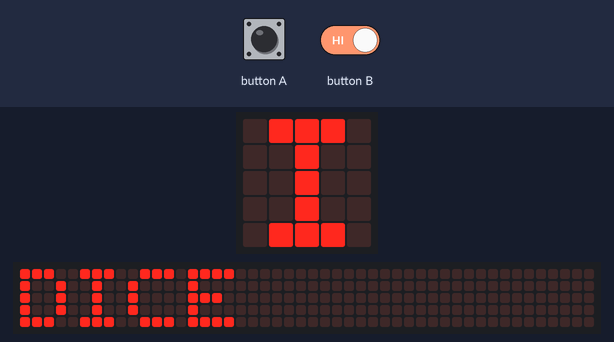
A program run on a simulated BBC micro:bit running MicroPython. On the bench: the board's 5×5 LED display, a strip that is not on the board, showing the scrolling text unrolled. The inputs (shaded band) are chosen by the test bench. Random numbers come from a fixed seed; the 48×5 strip is a reading aid, not a part: it shows the text the display is scrolling, unrolled, one strip-width of it at a time.

Above: at 1.27 s.
1.3 s: button A pressed for 3.2 s
At 3.52 s:
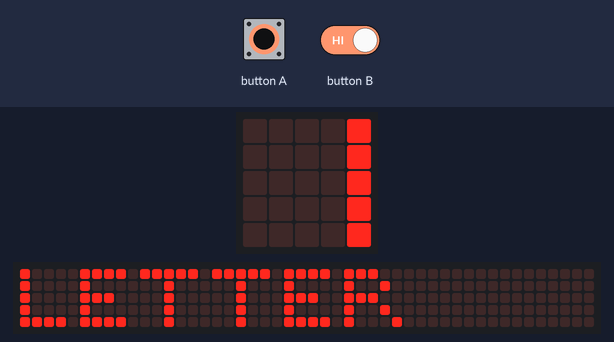
5.1 s: button B held down
8.1 s: button A pressed for 1 s
At 9.07 s:
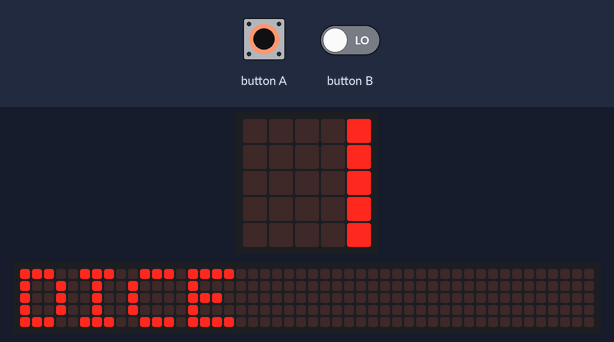
9.7 s: button B released
12.7 s: button B held down
At 14.46 s:
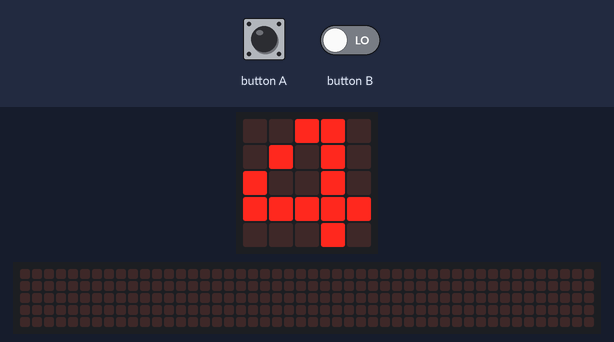
15.1 s: button A pressed for 0.15 s
At 20.95 s:
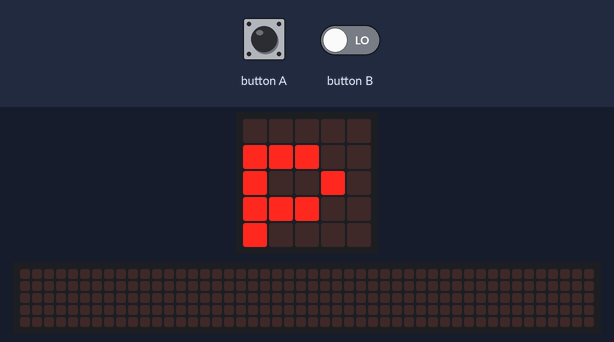

Measured:
- after the input at 12.7 s, the display: first changes after 0.09 s (image 3 shows a later state)

The program:

microbit_menu-v0.2.py
```python
'''
	MicrobitMenu v0.2

	Author: aztec1337
	Github: https://github.com/aztec1337/microbit-menu/

	Licensed under the GNU General Public License Version 3 (GNU GPL v3),
	available at: http://www.gnu.org/licenses/gpl-3.0.txt
'''
from microbit import *
import random
menuAmount = 1  # Start at 0
menu = 0
void = 0

while True:
    if menu == 0:
        if void == 0:
            display.scroll("DICE")
            void = 1
    elif menu == 1:
        if void == 0:
            display.scroll("LETTER")
            void = 1
    if button_a.is_pressed():
        menu += 1
        if menu > menuAmount:
            menu = 0
        void = 0
    if button_b.is_pressed():
        if menu == 0:
            display.show(str(random.randint(1, 6)))  # Random int (1 - 6)
        elif menu == 1:
            letters = ["a", "b", "c", "d", "e", "f", "g", "h", "i", "j", "k", "l", "m", "n", "o", "p", "q", "r", "s", "t", "u", "v", "w", "x", "y", "z",]
            display.show(random.choice(letters))  # Choose random of alphabet
```
